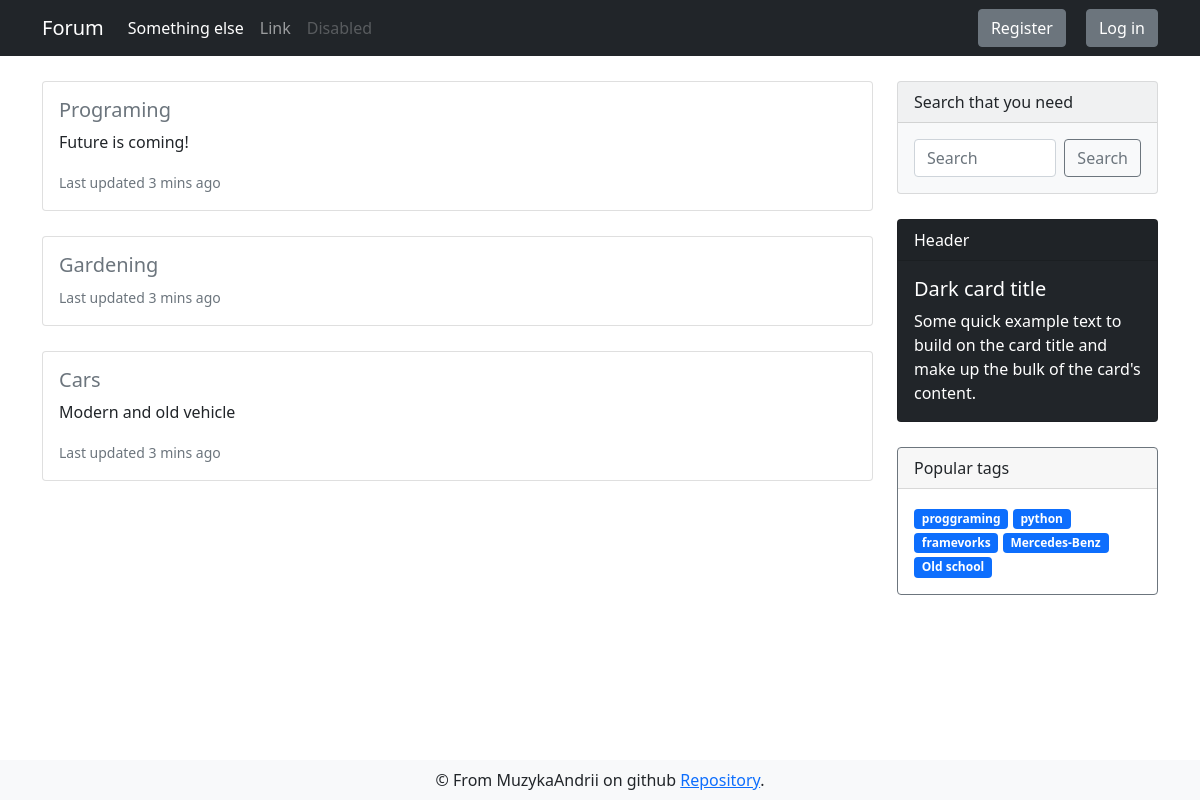
The page / on the database its author committed.
### app/models.py (models this page shows, shortened)
class DbMixin(object):
    def save(self):
        db.session.add(self)
        db.session.commit()

class Section(DbMixin, db.Model):
    id = db.Column(db.Integer, primary_key = True, autoincrement=True)
    name = db.Column(db.String(50), unique=True, nullable=False)
    description = db.Column(db.String(255), unique=True)
    slug = db.Column(db.String(100), unique=True, nullable=False)
    themes = db.relationship('Theme', backref='parent_section', lazy='dynamic')
    tags = db.relationship('Tag', backref='parent_section', lazy='dynamic')

class Tag(DbMixin, db.Model):
    id = db.Column(db.Integer, primary_key = True, autoincrement=True)
    name = db.Column(db.String(50), unique=True, nullable=False)
    slug = db.Column(db.String(100), unique=True, nullable=False)
    section_id = db.Column(db.Integer, db.ForeignKey('section.id'), nullable=False)

### app/views.py (the view)
@app.route('/forum')
@app.route('/')
def index():
    sections = Section.query.limit(7).all()
    tags = Tag.query.limit(25).all()
    return render_template('main_page.html', sections=sections, tags=tags, title='Sections list')

### app/views.py (called while the page is built)
@app.before_request
def update_last_seen():
    if current_user.is_authenticated:
        current_user.last_seen = dt.now()
        current_user.save()

### app/templates/main_page.html
{% extends "layouts/base.html" %}
{% block content %}
<div class="container">
    <div class="row">
        <div class="section col-md-9">
            {% for section in sections %}
            <div class="card d-flex">
                <div class="card-body">
                    <h5 class="card-title"><a class="link-secondary"
                            href="{{ url_for('themes_index', section_slug=section.slug) }}">{{ section.name }}</a></h5>
                    {% if section.description %}
                    <p class="card-text">
                        {{ section.description | truncate(100) }}
                    </p>
                    {% endif %}
                    <p class="card-text"><small class="text-muted">Last updated 3 mins ago</small></p>
                </div>
            </div>
            {% endfor %}
        </div>
        {% include "layouts/sidebar.html" %}
    </div>
</div>
{% endblock %}

### app/templates/layouts/sidebar.html
<div class="sidebar col-md-3">
    <div class="card text-dark bg-light mb-3" style="max-width: 18rem;">
        <div class="card-header">Search that you need</div>
        <div class="card-body d-flex">
            <input class="form-control me-2" type="search" placeholder="Search" aria-label="Search">
            <button class="btn btn-outline-secondary" type="submit">Search</button>
        </div>
    </div>
    <div class="card text-white bg-dark mb-3" style="max-width: 18rem;">
        <div class="card-header">Header</div>
        <div class="card-body">
            <h5 class="card-title">Dark card title</h5>
            <p class="card-text">Some quick example text to build on the card title and make up the bulk of the
                card's content.</p>
        </div>
    </div>
    <div class="card border-secondary mb-3" style="max-width: 18rem;">
        <div class="card-header">Popular tags</div>
        <div class="card-body text-secondary">
            {% for tag in tags %}
            <a class="tag badge bg-primary">{{ tag.name }}</a>
            {% endfor %}
        </div>
    </div>
</div>

### app/static/css/style.css (style rules this page uses)
.card { margin: 25px 0; }
.link-secondary { text-decoration: none; }
.tag { text-decoration: none; }

### rows shown on the page
Section: name "Programing", description "Future is coming!"
Section: name "Gardening"
Section: name "Cars", description "Modern and old vehicle"
Tag: name "proggraming"
Tag: name "python"
Tag: name "framevorks"
Tag: name "Mercedes-Benz"
Tag: name "Old school"
